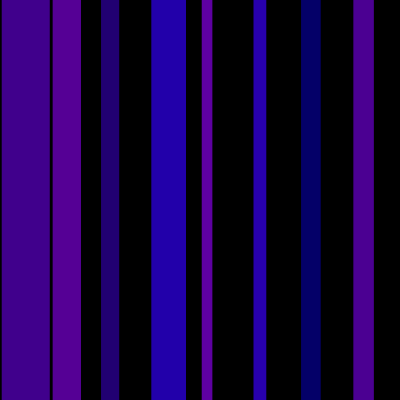
Frame 1 (no input)
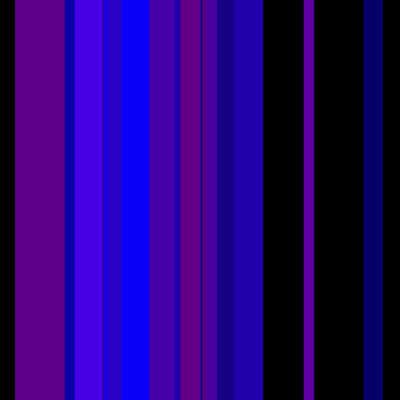
Frame 60 (the mouse pressed at the canvas centre just before this capture)
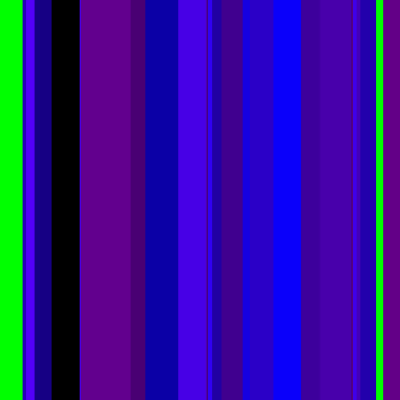
Frame 120 (the mouse held since frame 60 and released just before this capture)

The Processing sketch that drew these frames (run headless with seeded random() and noise(); from frame 60 on, the mouse is pressed at the canvas centre):

// Processing sketch: processing_48966
// ── processing_48966.pde

Stripe[] myStripes = new Stripe[100];

void setup() { 
  size(400, 400); 
  smooth();  
  noStroke();  

  for (int i=0; i<myStripes.length; i++) { 

    myStripes[i] = new Stripe(i*50, color(random(100), 0, random(100, 255)) );
  }
}

void draw() { 

  background(0); 
  for (int i=0; i<myStripes.length; i++) { 

    myStripes[i].update(); 
    myStripes[i].drawStripe();
  }
}

void mousePressed() { 
  for (int i=0; i<myStripes.length; i++) { 

    myStripes[i].checkMousePress(); 
   
  }
  
}




class Stripe {

  float x; 
  float w; 
  float xspeed; 
  color c; 
  boolean clicked; 


  // constructor
  Stripe(float xpos, color col) { 

    x = xpos; 
    w = random(10, 50); 
    c = col; 
    xspeed = random(1, 4);
    
    clicked = false; 
  }  

  void update() { 
    x+=xspeed; 
    if (x>width) {
      x = -w;
    }
  }
  void drawStripe() { 

    if (clicked) { 
      fill(0,255,0);
    } 
    else {
      fill(c);
    }

    rect(x, 0, w, height);
  }
  
  void checkMousePress() { 
    if((mouseX > x ) && (mouseX< x + w)) {
      
       clicked = !clicked;
    }
    
  }
  
}
